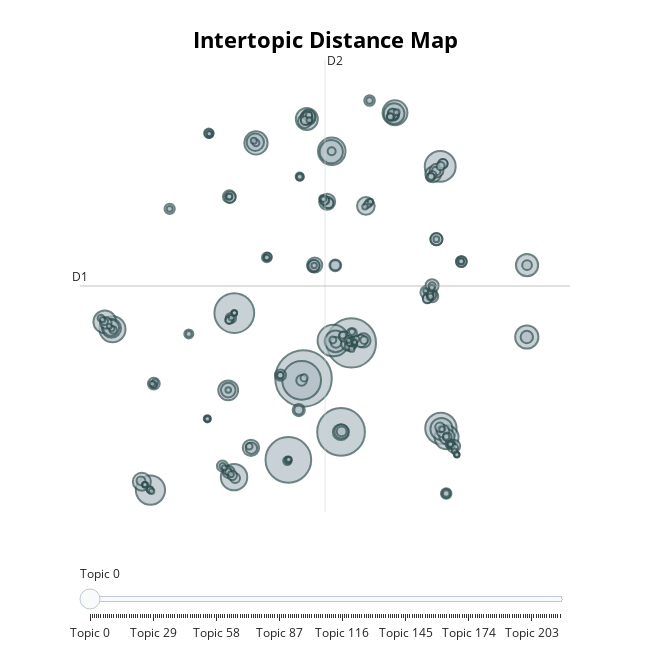

The code cell stored with this chart in its notebook:
### Code cell
# Visualise topics on a map
topic_model.visualize_topics()

### Figure 1 — Plotly figure (JSON) as saved in the notebook; plotly's stock layout.template omitted (floating-point values rounded to 4 significant figures; data arrays with more than 128 entries replaced by an {"elided": "..."} marker saying what was removed)
{"data": [{"customdata": {"elided": "217x3 mixed values"}, "hovertemplate": "<b>Topic %{customdata[0]}</b><br>%{customdata[1]}<br>Size: %{customdata[2]}", "legendgroup": "", "marker": {"color": "#B0BEC5", "line": {"color": "DarkSlateGrey", "width": 2}, "size": {"elided": "217 int values"}, "sizemode": "area", "sizeref": 0.7831, "symbol": "circle"}, "mode": "markers", "name": "", "orientation": "v", "showlegend": false, "type": "scatter", "x": {"elided": "217 float values"}, "xaxis": "x", "y": {"elided": "217 float values"}, "yaxis": "y"}], "layout": {"annotations": [{"showarrow": false, "text": "D1", "x": -10.89, "y": 5.858, "yshift": 10}, {"showarrow": false, "text": "D2", "x": 5.712, "xshift": 10, "y": 21.58}], "height": 650, "hoverlabel": {"bgcolor": "white", "font": {"family": "Rockwell", "size": 16}}, "legend": {"itemsizing": "constant", "tracegroupgap": 0}, "margin": {"t": 60}, "shapes": [{"line": {"color": "#CFD8DC", "width": 2}, "type": "line", "x0": 5.712, "x1": 5.712, "y0": -9.867, "y1": 21.58}, {"line": {"color": "#9E9E9E", "width": 2}, "type": "line", "x0": -10.89, "x1": 22.32, "y0": 5.858, "y1": 5.858}], "sliders": [{"active": 0, "pad": {"t": 50}, "steps": [{"args": [{"marker.color": {"elided": "1x217 str values"}}], "label": "Topic 0", "method": "update"}, {"args": [{"marker.color": {"elided": "1x217 str values"}}], "label": "Topic 1", "method": "update"}, {"args": [{"marker.color": {"elided": "1x217 str values"}}], "label": "Topic 2", "method": "update"}, {"args": [{"marker.color": {"elided": "1x217 str values"}}], "label": "Topic 3", "method": "update"}, {"args": [{"marker.color": {"elided": "1x217 str values"}}], "label": "Topic 4", "method": "update"}, {"args": [{"marker.color": {"elided": "1x217 str values"}}], "label": "Topic 5", "method": "update"}, {"args": [{"marker.color": {"elided": "1x217 str values"}}], "label": "Topic 6", "method": "update"}, {"args": [{"marker.color": {"elided": "1x217 str values"}}], "label": "Topic 7", "method": "update"}, {"args": [{"marker.color": {"elided": "1x217 str values"}}], "label": "Topic 8", "method": "update"}, {"args": [{"marker.color": {"elided": "1x217 str values"}}], "label": "Topic 9", "method": "update"}, {"args": [{"marker.color": {"elided": "1x217 str values"}}], "label": "Topic 10", "method": "update"}, {"args": [{"marker.color": {"elided": "1x217 str values"}}], "label": "Topic 11", "method": "update"}, {"args": [{"marker.color": {"elided": "1x217 str values"}}], "label": "Topic 12", "method": "update"}, {"args": [{"marker.color": {"elided": "1x217 str values"}}], "label": "Topic 13", "method": "update"}, {"args": [{"marker.color": {"elided": "1x217 str values"}}], "label": "Topic 14", "method": "update"}, {"args": [{"marker.color": {"elided": "1x217 str values"}}], "label": "Topic 15", "method": "update"}, {"args": [{"marker.color": {"elided": "1x217 str values"}}], "label": "Topic 16", "method": "update"}, {"args": [{"marker.color": {"elided": "1x217 str values"}}], "label": "Topic 17", "method": "update"}, {"args": [{"marker.color": {"elided": "1x217 str values"}}], "label": "Topic 18", "method": "update"}, {"args": [{"marker.color": {"elided": "1x217 str values"}}], "label": "Topic 19", "method": "update"}, {"args": [{"marker.color": {"elided": "1x217 str values"}}], "label": "Topic 20", "method": "update"}, {"args": [{"marker.color": {"elided": "1x217 str values"}}], "label": "Topic 21", "method": "update"}, {"args": [{"marker.color": {"elided": "1x217 str values"}}], "label": "Topic 22", "method": "update"}, {"args": [{"marker.color": {"elided": "1x217 str values"}}], "label": "Topic 23", "method": "update"}, {"args": [{"marker.color": {"elided": "1x217 str values"}}], "label": "Topic 24", "method": "update"}, {"args": [{"marker.color": {"elided": "1x217 str values"}}], "label": "Topic 25", "method": "update"}, {"args": [{"marker.color": {"elided": "1x217 str values"}}], "label": "Topic 26", "method": "update"}, {"args": [{"marker.color": {"elided": "1x217 str values"}}], "label": "Topic 27", "method": "update"}, {"args": [{"marker.color": {"elided": "1x217 str values"}}], "label": "Topic 28", "method": "update"}, {"args": [{"marker.color": {"elided": "1x217 str values"}}], "label": "Topic 29", "method": "update"}, {"args": [{"marker.color": {"elided": "1x217 str values"}}], "label": "Topic 30", "method": "update"}, {"args": [{"marker.color": {"elided": "1x217 str values"}}], "label": "Topic 31", "method": "update"}, {"args": [{"marker.color": {"elided": "1x217 str values"}}], "label": "Topic 32", "method": "update"}, {"args": [{"marker.color": {"elided": "1x217 str values"}}], "label": "Topic 33", "method": "update"}, {"args": [{"marker.color": {"elided": "1x217 str values"}}], "label": "Topic 34", "method": "update"}, {"args": [{"marker.color": {"elided": "1x217 str values"}}], "label": "Topic 35", "method": "update"}, {"args": [{"marker.color": {"elided": "1x217 str values"}}], "label": "Topic 36", "method": "update"}, {"args": [{"marker.color": {"elided": "1x217 str values"}}], "label": "Topic 37", "method": "update"}, {"args": [{"marker.color": {"elided": "1x217 str values"}}], "label": "Topic 38", "method": "update"}, {"args": [{"marker.color": {"elided": "1x217 str values"}}], "label": "Topic 39", "method": "update"}, {"args": [{"marker.color": {"elided": "1x217 str values"}}], "label": "Topic 40", "method": "update"}, {"args": [{"marker.color": {"elided": "1x217 str values"}}], "label": "Topic 41", "method": "update"}, {"args": [{"marker.color": {"elided": "1x217 str values"}}], "label": "Topic 42", "method": "update"}, {"args": [{"marker.color": {"elided": "1x217 str values"}}], "label": "Topic 43", "method": "update"}, {"args": [{"marker.color": {"elided": "1x217 str values"}}], "label": "Topic 44", "method": "update"}, {"args": [{"marker.color": {"elided": "1x217 str values"}}], "label": "Topic 45", "method": "update"}, {"args": [{"marker.color": {"elided": "1x217 str values"}}], "label": "Topic 46", "method": "update"}, {"args": [{"marker.color": {"elided": "1x217 str values"}}], "label": "Topic 47", "method": "update"}, {"args": [{"marker.color": {"elided": "1x217 str values"}}], "label": "Topic 48", "method": "update"}, {"args": [{"marker.color": {"elided": "1x217 str values"}}], "label": "Topic 49", "method": "update"}, {"args": [{"marker.color": {"elided": "1x217 str values"}}], "label": "Topic 50", "method": "update"}, {"args": [{"marker.color": {"elided": "1x217 str values"}}], "label": "Topic 51", "method": "update"}, {"args": [{"marker.color": {"elided": "1x217 str values"}}], "label": "Topic 52", "method": "update"}, {"args": [{"marker.color": {"elided": "1x217 str values"}}], "label": "Topic 53", "method": "update"}, {"args": [{"marker.color": {"elided": "1x217 str values"}}], "label": "Topic 54", "method": "update"}, {"args": [{"marker.color": {"elided": "1x217 str values"}}], "label": "Topic 55", "method": "update"}, {"args": [{"marker.color": {"elided": "1x217 str values"}}], "label": "Topic 56", "method": "update"}, {"args": [{"marker.color": {"elided": "1x217 str values"}}], "label": "Topic 57", "method": "update"}, {"args": [{"marker.color": {"elided": "1x217 str values"}}], "label": "Topic 58", "method": "update"}, {"args": [{"marker.color": {"elided": "1x217 str values"}}], "label": "Topic 59", "method": "update"}, {"args": [{"marker.color": {"elided": "1x217 str values"}}], "label": "Topic 60", "method": "update"}, {"args": [{"marker.color": {"elided": "1x217 str values"}}], "label": "Topic 61", "method": "update"}, {"args": [{"marker.color": {"elided": "1x217 str values"}}], "label": "Topic 62", "method": "update"}, {"args": [{"marker.color": {"elided": "1x217 str values"}}], "label": "Topic 63", "method": "update"}, {"args": [{"marker.color": {"elided": "1x217 str values"}}], "label": "Topic 64", "method": "update"}, {"args": [{"marker.color": {"elided": "1x217 str values"}}], "label": "Topic 65", "method": "update"}, {"args": [{"marker.color": {"elided": "1x217 str values"}}], "label": "Topic 66", "method": "update"}, {"args": [{"marker.color": {"elided": "1x217 str values"}}], "label": "Topic 67", "method": "update"}, {"args": [{"marker.color": {"elided": "1x217 str values"}}], "label": "Topic 68", "method": "update"}, {"args": [{"marker.color": {"elided": "1x217 str values"}}], "label": "Topic 69", "method": "update"}, {"args": [{"marker.color": {"elided": "1x217 str values"}}], "label": "Topic 70", "method": "update"}, {"args": [{"marker.color": {"elided": "1x217 str values"}}], "label": "Topic 71", "method": "update"}, {"args": [{"marker.color": {"elided": "1x217 str values"}}], "label": "Topic 72", "method": "update"}, {"args": [{"marker.color": {"elided": "1x217 str values"}}], "label": "Topic 73", "method": "update"}, {"args": [{"marker.color": {"elided": "1x217 str values"}}], "label": "Topic 74", "method": "update"}, {"args": [{"marker.color": {"elided": "1x217 str values"}}], "label": "Topic 75", "method": "update"}, {"args": [{"marker.color": {"elided": "1x217 str values"}}], "label": "Topic 76", "method": "update"}, {"args": [{"marker.color": {"elided": "1x217 str values"}}], "label": "Topic 77", "method": "update"}, {"args": [{"marker.color": {"elided": "1x217 str values"}}], "label": "Topic 78", "method": "update"}, {"args": [{"marker.color": {"elided": "1x217 str values"}}], "label": "Topic 79", "method": "update"}, {"args": [{"marker.color": {"elided": "1x217 str values"}}], "label": "Topic 80", "method": "update"}, {"args": [{"marker.color": {"elided": "1x217 str values"}}], "label": "Topic 81", "method": "update"}, {"args": [{"marker.color": {"elided": "1x217 str values"}}], "label": "Topic 82", "method": "update"}, {"args": [{"marker.color": {"elided": "1x217 str values"}}], "label": "Topic 83", "method": "update"}, {"args": [{"marker.color": {"elided": "1x217 str values"}}], "label": "Topic 84", "method": "update"}, {"args": [{"marker.color": {"elided": "1x217 str values"}}], "label": "Topic 85", "method": "update"}, {"args": [{"marker.color": {"elided": "1x217 str values"}}], "label": "Topic 86", "method": "update"}, {"args": [{"marker.color": {"elided": "1x217 str values"}}], "label": "Topic 87", "method": "update"}, {"args": [{"marker.color": {"elided": "1x217 str values"}}], "label": "Topic 88", "method": "update"}, {"args": [{"marker.color": {"elided": "1x217 str values"}}], "label": "Topic 89", "method": "update"}, {"args": [{"marker.color": {"elided": "1x217 str values"}}], "label": "Topic 90", "method": "update"}, {"args": [{"marker.color": {"elided": "1x217 str values"}}], "label": "Topic 91", "method": "update"}, {"args": [{"marker.color": {"elided": "1x217 str values"}}], "label": "Topic 92", "method": "update"}, {"args": [{"marker.color": {"elided": "1x217 str values"}}], "label": "Topic 93", "method": "update"}, {"args": [{"marker.color": {"elided": "1x217 str values"}}], "label": "Topic 94", "method": "update"}, {"args": [{"marker.color": {"elided": "1x217 str values"}}], "label": "Topic 95", "method": "update"}, {"args": [{"marker.color": {"elided": "1x217 str values"}}], "label": "Topic 96", "method": "update"}, {"args": [{"marker.color": {"elided": "1x217 str values"}}], "label": "Topic 97", "method": "update"}, {"args": [{"marker.color": {"elided": "1x217 str values"}}], "label": "Topic 98", "method": "update"}, {"args": [{"marker.color": {"elided": "1x217 str values"}}], "label": "Topic 99", "method": "update"}, {"args": [{"marker.color": {"elided": "1x217 str values"}}], "label": "Topic 100", "method": "update"}, {"args": [{"marker.color": {"elided": "1x217 str values"}}], "label": "Topic 101", "method": "update"}, {"args": [{"marker.color": {"elided": "1x217 str values"}}], "label": "Topic 102", "method": "update"}, {"args": [{"marker.color": {"elided": "1x217 str values"}}], "label": "Topic 103", "method": "update"}, {"args": [{"marker.color": {"elided": "1x217 str values"}}], "label": "Topic 104", "method": "update"}, {"args": [{"marker.color": {"elided": "1x217 str values"}}], "label": "Topic 105", "method": "update"}, {"args": [{"marker.color": {"elided": "1x217 str values"}}], "label": "Topic 106", "method": "update"}, {"args": [{"marker.color": {"elided": "1x217 str values"}}], "label": "Topic 107", "method": "update"}, {"args": [{"marker.color": {"elided": "1x217 str values"}}], "label": "Topic 108", "method": "update"}, {"args": [{"marker.color": {"elided": "1x217 str values"}}], "label": "Topic 109", "method": "update"}, {"args": [{"marker.color": {"elided": "1x217 str values"}}], "label": "Topic 110", "method": "update"}, {"args": [{"marker.color": {"elided": "1x217 str values"}}], "label": "Topic 111", "method": "update"}, {"args": [{"marker.color": {"elided": "1x217 str values"}}], "label": "Topic 112", "method": "update"}, {"args": [{"marker.color": {"elided": "1x217 str values"}}], "label": "Topic 113", "method": "update"}, {"args": [{"marker.color": {"elided": "1x217 str values"}}], "label": "Topic 114", "method": "update"}, {"args": [{"marker.color": {"elided": "1x217 str values"}}], "label": "Topic 115", "method": "update"}, {"args": [{"marker.color": {"elided": "1x217 str values"}}], "label": "Topic 116", "method": "update"}, {"args": [{"marker.color": {"elided": "1x217 str values"}}], "label": "Topic 117", "method": "update"}, {"args": [{"marker.color": {"elided": "1x217 str values"}}], "label": "Topic 118", "method": "update"}, {"args": [{"marker.color": {"elided": "1x217 str values"}}], "label": "Topic 119", "method": "update"}, {"args": [{"marker.color": {"elided": "1x217 str values"}}], "label": "Topic 120", "method": "update"}, {"args": [{"marker.color": {"elided": "1x217 str values"}}], "label": "Topic 121", "method": "update"}, {"args": [{"marker.color": {"elided": "1x217 str values"}}], "label": "Topic 122", "method": "update"}, {"args": [{"marker.color": {"elided": "1x217 str values"}}], "label": "Topic 123", "method": "update"}, {"args": [{"marker.color": {"elided": "1x217 str values"}}], "label": "Topic 124", "method": "update"}, {"args": [{"marker.color": {"elided": "1x217 str values"}}], "label": "Topic 125", "method": "update"}, {"args": [{"marker.color": {"elided": "1x217 str values"}}], "label": "Topic 126", "method": "update"}, {"args": [{"marker.color": {"elided": "1x217 str values"}}], "label": "Topic 127", "method": "update"}, {"args": [{"marker.color": {"elided": "1x217 str values"}}], "label": "Topic 128", "method": "update"}, {"args": [{"marker.color": {"elided": "1x217 str values"}}], "label": "Topic 129", "method": "update"}, {"args": [{"marker.color": {"elided": "1x217 str values"}}], "label": "Topic 130", "method": "update"}, {"args": [{"marker.color": {"elided": "1x217 str values"}}], "label": "Topic 131", "method": "update"}, {"args": [{"marker.color": {"elided": "1x217 str values"}}], "label": "Topic 132", "method": "update"}, {"args": [{"marker.color": {"elided": "1x217 str values"}}], "label": "Topic 133", "method": "update"}, {"args": [{"marker.color": {"elided": "1x217 str values"}}], "label": "Topic 134", "method": "update"}, {"args": [{"marker.color": {"elided": "1x217 str values"}}], "label": "Topic 135", "method": "update"}, {"args": [{"marker.color": {"elided": "1x217 str values"}}], "label": "Topic 136", "method": "update"}, {"args": [{"marker.color": {"elided": "1x217 str values"}}], "label": "Topic 137", "method": "update"}, {"args": [{"marker.color": {"elided": "1x217 str values"}}], "label": "Topic 138", "method": "update"}, {"args": [{"marker.color": {"elided": "1x217 str values"}}], "label": "Topic 139", "method": "update"}, {"args": [{"marker.color": {"elided": "1x217 str values"}}], "label": "Topic 140", "method": "update"}, {"args": [{"marker.color": {"elided": "1x217 str values"}}], "label": "Topic 141", "method": "update"}, {"args": [{"marker.color": {"elided": "1x217 str values"}}], "label": "Topic 142", "method": "update"}, {"args": [{"marker.color": {"elided": "1x217 str values"}}], "label": "Topic 143", "method": "update"}, {"args": [{"marker.color": {"elided": "1x217 str values"}}], "label": "Topic 144", "method": "update"}, {"args": [{"marker.color": {"elided": "1x217 str values"}}], "label": "Topic 145", "method": "update"}, {"args": [{"marker.color": {"elided": "1x217 str values"}}], "label": "Topic 146", "method": "update"}, {"args": [{"marker.color": {"elided": "1x217 str values"}}], "label": "Topic 147", "method": "update"}, {"args": [{"marker.color": {"elided": "1x217 str values"}}], "label": "Topic 148", "method": "update"}, {"args": [{"marker.color": {"elided": "1x217 str values"}}], "label": "Topic 149", "method": "update"}, {"args": [{"marker.color": {"elided": "1x217 str values"}}], "label": "Topic 150", "method": "update"}, {"args": [{"marker.color": {"elided": "1x217 str values"}}], "label": "Topic 151", "method": "update"}, {"args": [{"marker.color": {"elided": "1x217 str values"}}], "label": "Topic 152", "method": "update"}, {"args": [{"marker.color": {"elided": "1x217 str values"}}], "label": "Topic 153", "method": "update"}, {"args": [{"marker.color": {"elided": "1x217 str values"}}], "label": "Topic 154", "method": "update"}, {"args": [{"marker.color": {"elided": "1x217 str values"}}], "label": "Topic 155", "method": "update"}, {"args": [{"marker.color": {"elided": "1x217 str values"}}], "label": "Topic 156", "method": "update"}, {"args": [{"marker.color": {"elided": "1x217 str values"}}], "label": "Topic 157", "method": "update"}, {"args": [{"marker.color": {"elided": "1x217 str values"}}], "label": "Topic 158", "method": "update"}, {"args": [{"marker.color": {"elided": "1x217 str values"}}], "label": "Topic 159", "method": "update"}, {"args": [{"marker.color": {"elided": "1x217 str values"}}], "label": "Topic 160", "method": "update"}, {"args": [{"marker.color": {"elided": "1x217 str values"}}], "label": "Topic 161", "method": "update"}, {"args": [{"marker.color": {"elided": "1x217 str values"}}], "label": "Topic 162", "method": "update"}, {"args": [{"marker.color": {"elided": "1x217 str values"}}], "label": "Topic 163", "method": "update"}, {"args": [{"marker.color": {"elided": "1x217 str values"}}], "label": "Topic 164", "method": "update"}, {"args": [{"marker.color": {"elided": "1x217 str values"}}], "label": "Topic 165", "method": "update"}, {"args": [{"marker.color": {"elided": "1x217 str values"}}], "label": "Topic 166", "method": "update"}, {"args": [{"marker.color": {"elided": "1x217 str values"}}], "label": "Topic 167", "method": "update"}, {"args": [{"marker.color": {"elided": "1x217 str values"}}], "label": "Topic 168", "method": "update"}, {"args": [{"marker.color": {"elided": "1x217 str values"}}], "label": "Topic 169", "method": "update"}, {"args": [{"marker.color": {"elided": "1x217 str values"}}], "label": "Topic 170", "method": "update"}, {"args": [{"marker.color": {"elided": "1x217 str values"}}], "label": "Topic 171", "method": "update"}, {"args": [{"marker.color": {"elided": "1x217 str values"}}], "label": "Topic 172", "method": "update"}, {"args": [{"marker.color": {"elided": "1x217 str values"}}], "label": "Topic 173", "method": "update"}, {"args": [{"marker.color": {"elided": "1x217 str values"}}], "label": "Topic 174", "method": "update"}, {"args": [{"marker.color": {"elided": "1x217 str values"}}], "label": "Topic 175", "method": "update"}, {"args": [{"marker.color": {"elided": "1x217 str values"}}], "label": "Topic 176", "method": "update"}, {"args": [{"marker.color": {"elided": "1x217 str values"}}], "label": "Topic 177", "method": "update"}, {"args": [{"marker.color": {"elided": "1x217 str values"}}], "label": "Topic 178", "method": "update"}, {"args": [{"marker.color": {"elided": "1x217 str values"}}], "label": "Topic 179", "method": "update"}, {"args": [{"marker.color": {"elided": "1x217 str values"}}], "label": "Topic 180", "method": "update"}, {"args": [{"marker.color": {"elided": "1x217 str values"}}], "label": "Topic 181", "method": "update"}, {"args": [{"marker.color": {"elided": "1x217 str values"}}], "label": "Topic 182", "method": "update"}, {"args": [{"marker.color": {"elided": "1x217 str values"}}], "label": "Topic 183", "method": "update"}, {"args": [{"marker.color": {"elided": "1x217 str values"}}], "label": "Topic 184", "method": "update"}, {"args": [{"marker.color": {"elided": "1x217 str values"}}], "label": "Topic 185", "method": "update"}, {"args": [{"marker.color": {"elided": "1x217 str values"}}], "label": "Topic 186", "method": "update"}, {"args": [{"marker.color": {"elided": "1x217 str values"}}], "label": "Topic 187", "method": "update"}, {"args": [{"marker.color": {"elided": "1x217 str values"}}], "label": "Topic 188", "method": "update"}, {"args": [{"marker.color": {"elided": "1x217 str values"}}], "label": "Topic 189", "method": "update"}, {"args": [{"marker.color": {"elided": "1x217 str values"}}], "label": "Topic 190", "method": "update"}, {"args": [{"marker.color": {"elided": "1x217 str values"}}], "label": "Topic 191", "method": "update"}, {"args": [{"marker.color": {"elided": "1x217 str values"}}], "label": "Topic 192", "method": "update"}, {"args": [{"marker.color": {"elided": "1x217 str values"}}], "label": "Topic 193", "method": "update"}, {"args": [{"marker.color": {"elided": "1x217 str values"}}], "label": "Topic 194", "method": "update"}, {"args": [{"marker.color": {"elided": "1x217 str values"}}], "label": "Topic 195", "method": "update"}, {"args": [{"marker.color": {"elided": "1x217 str values"}}], "label": "Topic 196", "method": "update"}, {"args": [{"marker.color": {"elided": "1x217 str values"}}], "label": "Topic 197", "method": "update"}, {"args": [{"marker.color": {"elided": "1x217 str values"}}], "label": "Topic 198", "method": "update"}, {"args": [{"marker.color": {"elided": "1x217 str values"}}], "label": "Topic 199", "method": "update"}, {"args": [{"marker.color": {"elided": "1x217 str values"}}], "label": "Topic 200", "method": "update"}, {"args": [{"marker.color": {"elided": "1x217 str values"}}], "label": "Topic 201", "method": "update"}, {"args": [{"marker.color": {"elided": "1x217 str values"}}], "label": "Topic 202", "method": "update"}, {"args": [{"marker.color": {"elided": "1x217 str values"}}], "label": "Topic 203", "method": "update"}, {"args": [{"marker.color": {"elided": "1x217 str values"}}], "label": "Topic 204", "method": "update"}, {"args": [{"marker.color": {"elided": "1x217 str values"}}], "label": "Topic 205", "method": "update"}, {"args": [{"marker.color": {"elided": "1x217 str values"}}], "label": "Topic 206", "method": "update"}, {"args": [{"marker.color": {"elided": "1x217 str values"}}], "label": "Topic 207", "method": "update"}, {"args": [{"marker.color": {"elided": "1x217 str values"}}], "label": "Topic 208", "method": "update"}, {"args": [{"marker.color": {"elided": "1x217 str values"}}], "label": "Topic 209", "method": "update"}, {"args": [{"marker.color": {"elided": "1x217 str values"}}], "label": "Topic 210", "method": "update"}, {"args": [{"marker.color": {"elided": "1x217 str values"}}], "label": "Topic 211", "method": "update"}, {"args": [{"marker.color": {"elided": "1x217 str values"}}], "label": "Topic 212", "method": "update"}, {"args": [{"marker.color": {"elided": "1x217 str values"}}], "label": "Topic 213", "method": "update"}, {"args": [{"marker.color": {"elided": "1x217 str values"}}], "label": "Topic 214", "method": "update"}, {"args": [{"marker.color": {"elided": "1x217 str values"}}], "label": "Topic 215", "method": "update"}, {"args": [{"marker.color": {"elided": "1x217 str values"}}], "label": "Topic 216", "method": "update"}]}], "title": {"font": {"color": "Black", "size": 22}, "text": "<b>Intertopic Distance Map</b>", "x": 0.5, "xanchor": "center", "y": 0.95, "yanchor": "top"}, "width": 650, "xaxis": {"anchor": "y", "domain": [0, 1], "range": [-10.89, 22.32], "title": {"text": ""}, "visible": false}, "yaxis": {"anchor": "x", "domain": [0, 1], "range": [-9.867, 21.58], "title": {"text": ""}, "visible": false}}}
